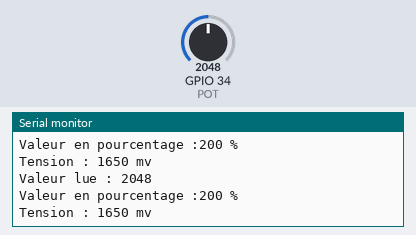
Recording of a sketch running on a simulated ESP32. Shown: the last lines printed to the serial monitor. Inputs (shaded band) come from the test bench; at power-on: GPIO 34 (POT) = 2048.

Above: at 1.2 s.
1.3 s: GPIO 34 (POT) set to 2866
At 2.6 s:
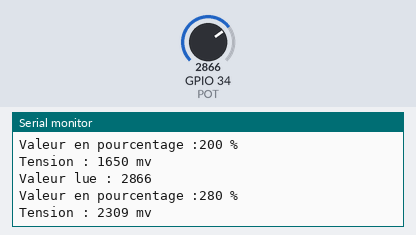
2.8 s: GPIO 34 (POT) set to 3603
At 3.8 s:
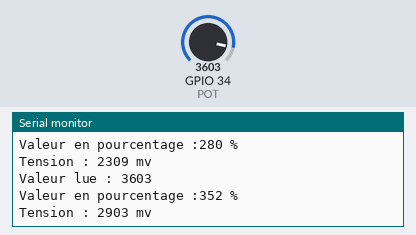
Timing chart, 0 to 5.8 s (numbered marks = the images above; inputs shaded):
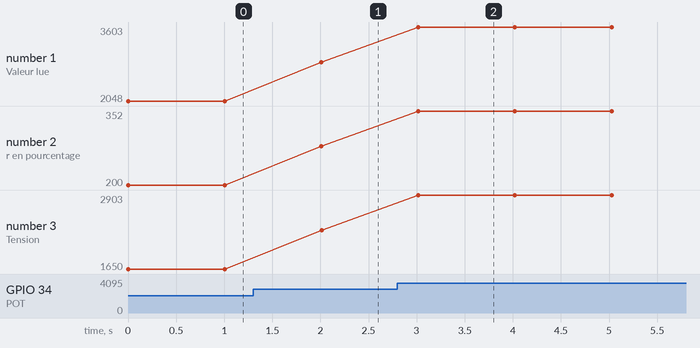

Measured:
- after the input at 1.3 s, the serial monitor: prints a new line after 0.71 s (image 1)
- after the input at 2.8 s, the serial monitor: prints a new line after 0.22 s (image 2)
- plotted number 1: 2048 → 2866 after the input at 1.3 s, 2866 → 3603 after the input at 2.8 s
- plotted number 2: 200 → 280 after the input at 1.3 s, 280 → 352 after the input at 2.8 s
- plotted number 3: 1650 → 2309 after the input at 1.3 s, 2309 → 2903 after the input at 2.8 s

The sketch:

esp23_adc.ino
```cpp
/**
 *
 * e-mail : rachelsysteme@gmail.com
 * gitHub : https://github.com/RS-malik-el
 * Donation : paypal.me/RachelSysteme
 *
 * @AUTHEUR : RACHEL SYSTEME
 * DATE : 30/10/2022
 *
 * * @Board : esp32
 *
 * Dans ce programme, nous allons apprendre comment utiliser l'ADC de l'ESP32.
 * l'ESP32 dipose de deux convertiseurs ADC (ADC1 et ADC2)
 * ** ADC1 : 32, 33, 34, 35, 36,39.
 * ** ADC2 : 0, 2, 4, 12, 13, 14, 15, 25, 26, 27,
 *  l'ADC2 est utilisé en interne quand le wifi est activé.
 *
 * ADC.ATTN_0DB   : la tension de gamme complète: 1,2 V
 * ADC.ATTN_2_5DB : la tension de gamme complète: 1,5 V
 * ADC.ATTN_6DB   : la tension de la gamme complète: 2.0V
 * ADC.ATTN_11DB  : la tension de gamme complète: 3.3V
 *
*/

#define POT 34 // Pin connecté au pententiomètre
#define ATTENTE 1000

void setup(){
    Serial.begin(9600); // Initialisation de la communication série
    pinMode(POT,INPUT); // Définition du pin comme entrée
    // analogSetAttenuation(ADC_11db);// Définition de l'attenuation(default:ADC_11db)
    analogSetWidth(10); // Définition de la résolution du signal(0-1023)
}

void loop(){
    Serial.println("Valeur lue : " + String(analogRead(POT)));
    Serial.println("Valeur en pourcentage :" + String(map(analogRead(POT),0,1023,0,100)) + " %");
    Serial.println("Tension : " + String(analogReadMilliVolts(POT)) + " mv\n");
    delay(ATTENTE);
}
```
